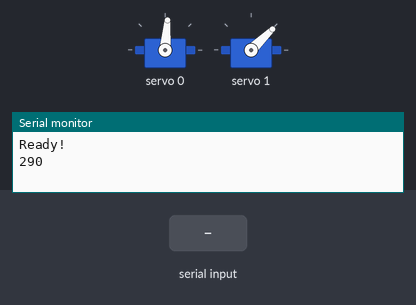
A sketch run on a simulated Arduino Uno, built with avr-gcc and run on an emulated ATmega328P. Shown: 2 × servo, the last lines printed to the serial monitor. The test bench sets the inputs (shaded band).

Above: at 2.2 s.
2.3 s: "[" received over Serial
At 3.4 s:
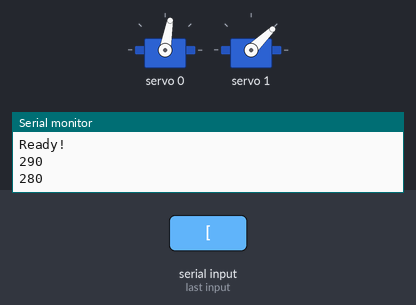
3.8 s: "[" received over Serial
At 4.6 s:
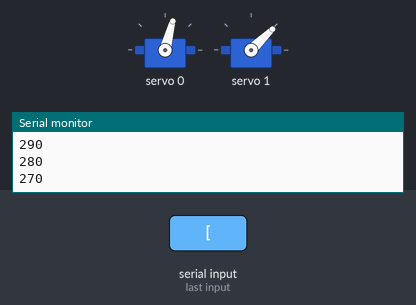
5.3 s: "]" received over Serial
At 5.7 s:
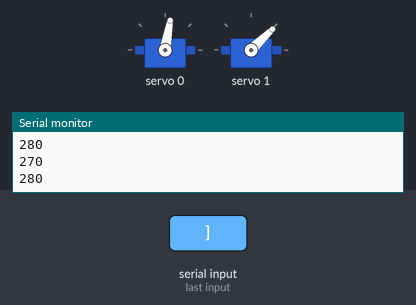
Timing chart, 0 to 8.3 s (numbered marks = the images above; inputs shaded):
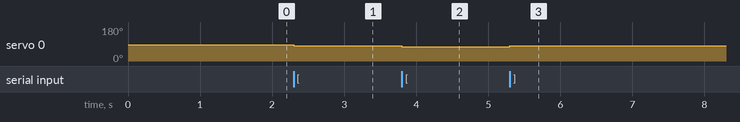

The sketch:

ServoCalibration.ino
```cpp
#include <Wire.h>
#include <Adafruit_PWMServoDriver.h>


#define SERVOMIN  150 // This is the 'minimum' pulse length count (out of 4096)
#define SERVOMAX  600 // This is the 'maximum' pulse length count (out of 4096)
#define SERVO_FREQ 50 // Analog servos run at ~50 Hz updates


Adafruit_PWMServoDriver pwm = Adafruit_PWMServoDriver();

// our servo # counter
int pulse = 290;
int pulseLast = 0;
uint8_t servonum = 0;

void setup() {
  Serial.begin(115200);

  pwm.begin();

  pwm.setOscillatorFrequency(27000000);
  pwm.setPWMFreq(SERVO_FREQ);  // Analog servos run at ~50 Hz updates

  delay(1000);
  pwm.setPWM(0, 0, 295);
  pwm.setPWM(1, 0, 205);

  Serial.println("Ready!");
}

void loop() {

  if (Serial.available()) {
    byte r = Serial.read();
    if (r == '[') pulse -= 10;
    if (r == ']') pulse += 10;
  }

  if (pulse != pulseLast) {
    Serial.println(pulse);
    pwm.setPWM(servonum, 0, pulse);
    delay(100);
    pulseLast = pulse;
  }

}
```

Measured:
- after the input at 2.3 s, servo 0: 85° → 80° at once
- after the input at 3.8 s, servo 0: 80° → 75° at once
- after the input at 5.3 s, servo 0: 75° → 80° at once
